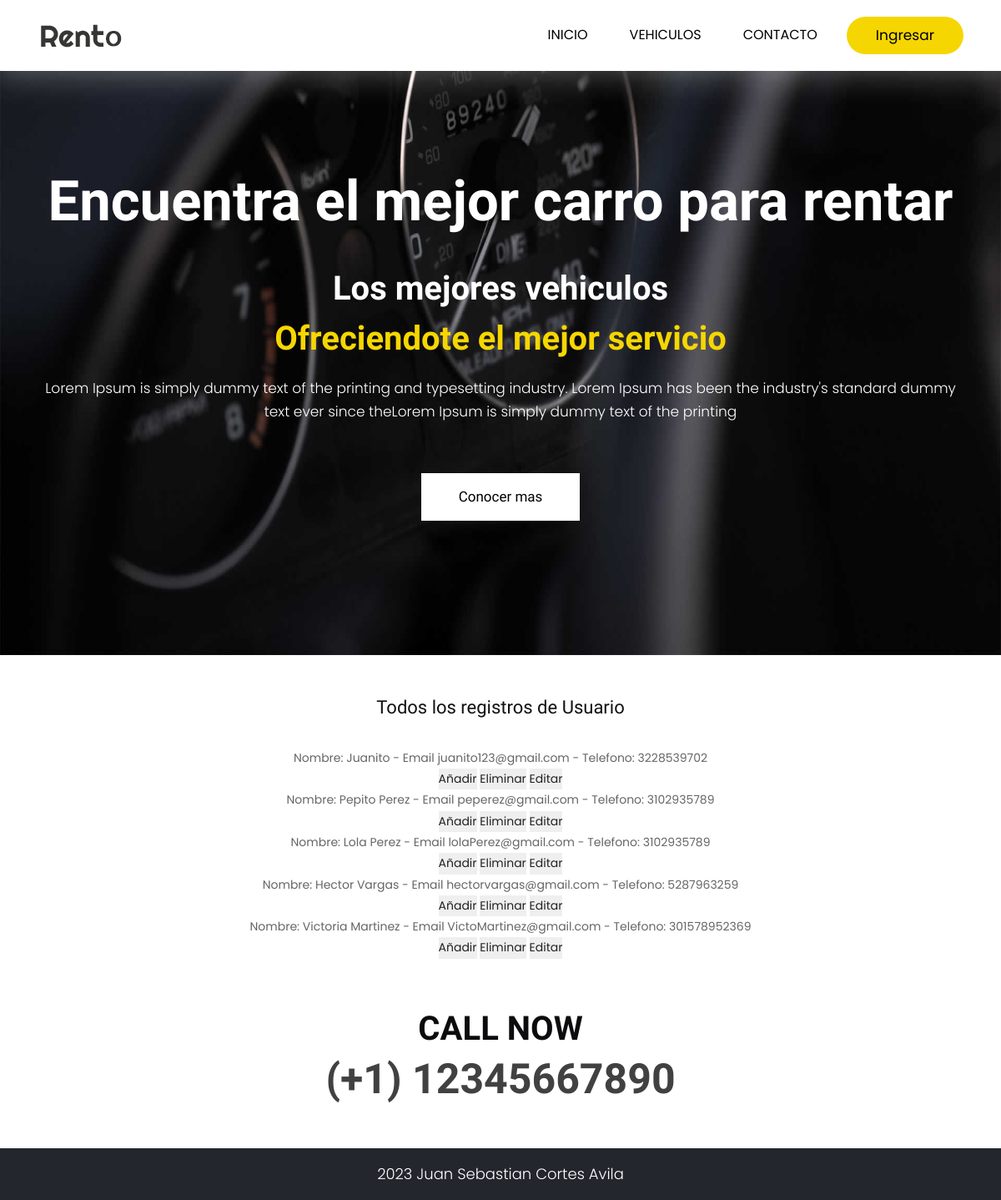
The page /AppFinal/administradorusuario/ on the database as committed earlier.
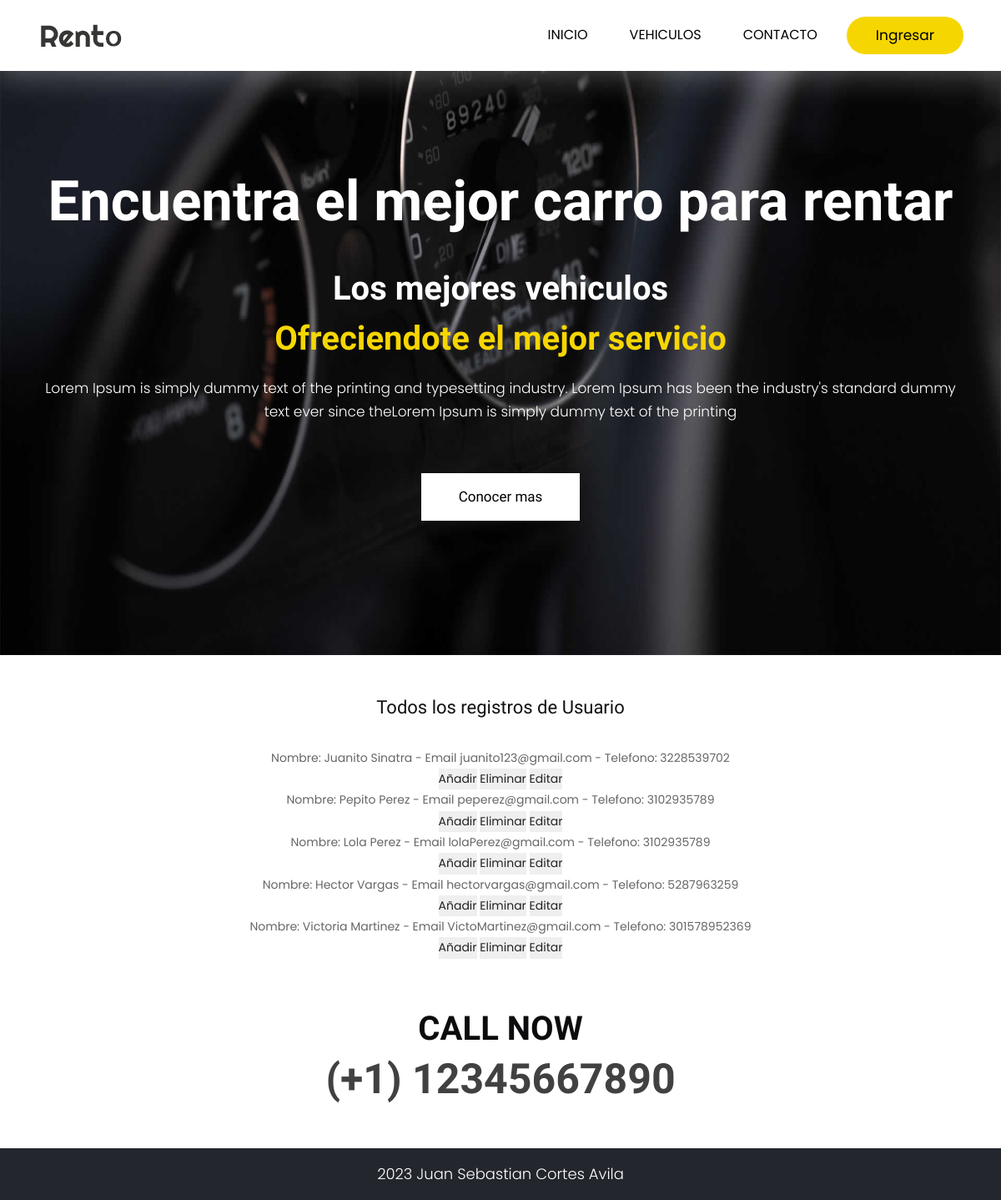
The same page on the database as committed later.
### AppFinal/models.py (models this page shows)
class Usuario(models.Model):
    nombre= models.CharField(max_length=40)
    email= models.EmailField()
    telefono = models.IntegerField()
    def __str__(self):
        return f"Nombre: {self.nombre} - Email {self.email} - Telefono: {self.telefono}"

### AppFinal/views.py (the view)
# urls.py: path('administradorusuario/', views.leerUsuarios, name="admin_user"),
def leerUsuarios(request):
    usuario = Usuario.objects.all()
    contexto = {"usuario":usuario}
    return render(request, "AppFinal/administrador_usuario.html", contexto)

### AppFinal/templates/AppFinal/administrador_usuario.html
{% extends "AppFinal/padre.html" %}
{% load static %}
{% block ContenidoCambiante %}
<br>
<br>
<center><div>
    <h2>Todos los registros de Usuario</h2>
    <br>
{% for p in usuario %}
    <li>{{p}}</li>
    <button>
        <a href="{% url 'Usuarios' %}">Añadir</a>
    </button>
    <button>
        <a href="{% url 'delete_user' p.nombre %}"> Eliminar </a>
    </button>
    <button>
        <a href="{% url 'edit_user' p.nombre %}"> Editar </a>
    </button>
{% endfor %}
{% endblock %}

Rows that differ between the two databases and show on the page:
changed Usuario: nombre+email+telefono "Nombre: Juanito - Email juanito123@gmail.com - Telefono: 3228539702" → "Nombre: Juanito Sinatra - Email juanito123@gmail.com - Telefono: 3228539702"
